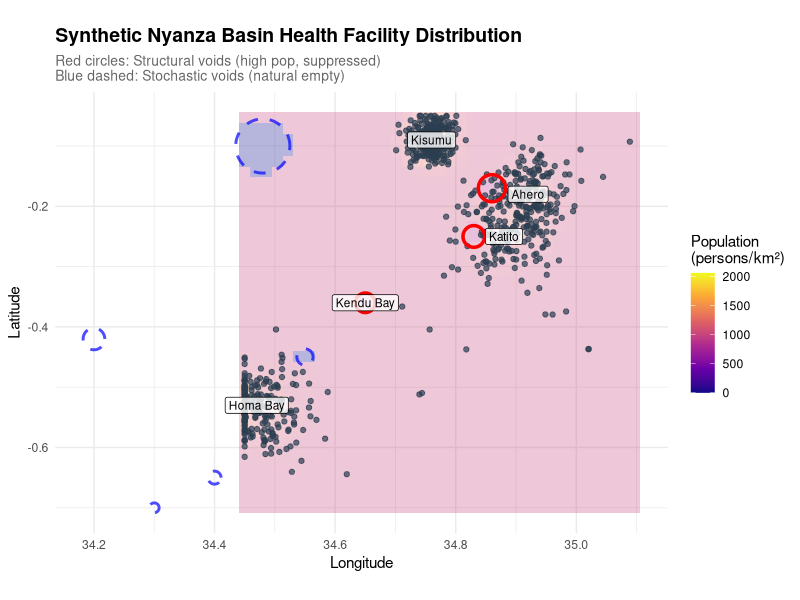
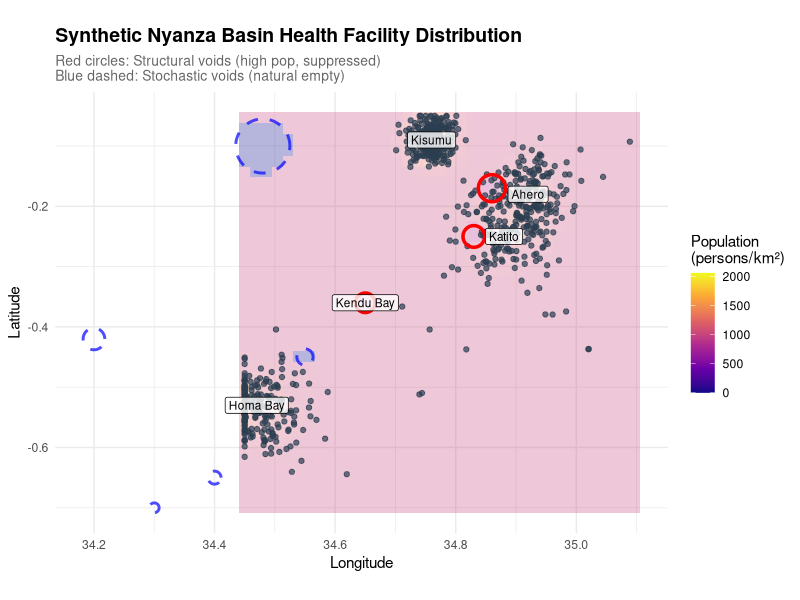

Recreate these plots in R, in order.
# Load necessary libraries
library(tibble)
library(dplyr)
library(sf)
library(ggplot2)

# SET SEED FOR REPRODUCIBILITY
set.seed(20260615)

# 1. SET OUTPUT DIRECTORY
output_dir <- "synthetic_nyanza_data"
dir.create(output_dir, showWarnings = FALSE)
cat(sprintf("Output directory: %s/\n", output_dir))

# 2. SETUP: Define the Region (Kisumu to Homa Bay Corridor)
bbox <- list(
  xmin = 34.45,  # West of Kisumu
  xmax = 35.10,  # East of Homa Bay
  ymin = -0.70,  # South of Homa Bay
  ymax = -0.05   # North of Kisumu
)

# Total study area (approx)
area_width_km <- (bbox$xmax - bbox$xmin) * 111.32
area_height_km <- (bbox$ymax - bbox$ymin) * 111.32
total_area_km2 <- area_width_km * area_height_km

cat(sprintf("Study Area: %.1f km x %.1f km = %.1f km²\n", 
            area_width_km, area_height_km, total_area_km2))

# 3. GENERATE BACKGROUND POPULATION (Inhomogeneous Poisson Process)
n_total <- 800  # Total facility points

background_points <- function(n, bbox) {
  urban_centers <- list(
    kisumu = list(x = 34.76, y = -0.09, weight = 0.4),
    ahero = list(x = 34.92, y = -0.18, weight = 0.2),
    katito = list(x = 34.88, y = -0.25, weight = 0.15),
    homa_bay = list(x = 34.47, y = -0.53, weight = 0.25)
  )
  
  points <- tibble()
  
  for(i in 1:n) {
    center <- sample(urban_centers, 1, prob = sapply(urban_centers, function(c) c$weight))[[1]]
    sd_factor <- ifelse(center$weight > 0.3, 0.02, 0.04)
    
    lon <- rnorm(1, center$x, sd_factor)
    lat <- rnorm(1, center$y, sd_factor)
    
    lon <- pmax(bbox$xmin, pmin(lon, bbox$xmax))
    lat <- pmax(bbox$ymin, pmin(lat, bbox$ymax))
    
    points <- bind_rows(points, tibble(
      id = i,
      long = lon,
      lat = lat,
      type = "facility"
    ))
  }
  
  return(points)
}

df <- background_points(n_total, bbox)

# 4. CARVE STRUCTURAL VOIDS (3 voids, total ~42.7 km²)
structural_voids <- list(
  list(
    name = "Ahero_Corridor",
    center = c(34.86, -0.17),
    radius_km = 2.5,  # Area ~19.6 km²
    density_multiplier = 0.05
  ),
  list(
    name = "Katito_Gap",
    center = c(34.83, -0.25),
    radius_km = 2.0,  # Area ~12.6 km²
    density_multiplier = 0.10
  ),
  list(
    name = "Kendu_Periphery",
    center = c(34.65, -0.36),
    radius_km = 1.8,  # Area ~10.2 km²
    density_multiplier = 0.08
  )
)

structural_area <- sum(sapply(structural_voids, function(v) pi * v$radius_km^2))
cat(sprintf("Structural Voids: 3 voids, total area = %.1f km²\n", structural_area))

apply_void <- function(data, void) {
  center_lon <- void$center[1]
  center_lat <- void$center[2]
  radius_deg <- void$radius_km / 111.32
  
  data %>%
    mutate(
      distance_deg = sqrt((long - center_lon)^2 + (lat - center_lat)^2),
      in_void = distance_deg < radius_deg,
      keep = ifelse(in_void, runif(n()) > void$density_multiplier, TRUE)
    ) %>%
    filter(keep) %>%
    select(-distance_deg, -in_void, -keep)
}

for(void in structural_voids) {
  df <- apply_void(df, void)
}

# 5. CARVE STOCHASTIC VOIDS (5 voids, total ~105.3 km²)
stochastic_voids <- list(
  list(
    name = "Lake_Victoria_West",
    center = c(34.48, -0.10),
    radius_km = 5.0  # Area ~78.5 km²
  ),
  list(
    name = "Rusinga_Forest",
    center = c(34.20, -0.42),
    radius_km = 2.0  # Area ~12.6 km²
  ),
  list(
    name = "Homa_Hills",
    center = c(34.55, -0.45),
    radius_km = 1.5  # Area ~7.1 km²
  ),
  list(
    name = "Lambwe_Valley",
    center = c(34.40, -0.65),
    radius_km = 1.2  # Area ~4.5 km²
  ),
  list(
    name = "Gwasi_Hills",
    center = c(34.30, -0.70),
    radius_km = 0.9  # Area ~2.6 km²
  )
)

stochastic_area <- sum(sapply(stochastic_voids, function(v) pi * v$radius_km^2))
cat(sprintf("Stochastic Voids: 5 voids, total area = %.1f km²\n", stochastic_area))

apply_stochastic_void <- function(data, void) {
  center_lon <- void$center[1]
  center_lat <- void$center[2]
  radius_deg <- void$radius_km / 111.32
  
  data %>%
    filter(!(sqrt((long - center_lon)^2 + (lat - center_lat)^2) < radius_deg))
}

for(void in stochastic_voids) {
  df <- apply_stochastic_void(df, void)
}

# 6. ADD NOISE (real-world imperfections)
add_noise <- function(data, n_noise = 15) {
  noise_points <- tibble(
    id = (max(data$id) + 1):(max(data$id) + n_noise),
    long = runif(n_noise, bbox$xmin, bbox$xmax),
    lat = runif(n_noise, bbox$ymin, bbox$ymax),
    type = "noise"
  )
  
  bind_rows(data, noise_points)
}

df <- add_noise(df)

# 7. CREATE POPULATION DENSITY GRID
create_population_grid <- function(bbox, df, resolution_km = 2) {
  res_deg <- resolution_km / 111.32
  
  # Create grid
  long_seq <- seq(bbox$xmin, bbox$xmax, by = res_deg)
  lat_seq <- seq(bbox$ymin, bbox$ymax, by = res_deg)
  
  grid <- expand.grid(long = long_seq, lat = lat_seq) %>%
    as_tibble()
  
  # Initialize columns
  grid$pop_density <- 1000  # Baseline
  grid$in_structural_void <- FALSE
  grid$in_stochastic_void <- FALSE
  
  # Calculate facility influence
  facility_coords <- as.matrix(df[, c("long", "lat")])
  
  # Vectorized distance calculation
  for(i in 1:nrow(grid)) {
    distances <- sqrt((grid$long[i] - facility_coords[,1])^2 + 
                        (grid$lat[i] - facility_coords[,2])^2)
    influence <- sum(exp(-distances * 100))
    
    # Update based on influence
    grid$pop_density[i] <- grid$pop_density[i] * (1 + influence/50)
  }
  
  # Mark structural voids
  for(void in structural_voids) {
    radius_deg <- void$radius_km / 111.32
    distances <- sqrt((grid$long - void$center[1])^2 + (grid$lat - void$center[2])^2)
    grid$in_structural_void <- grid$in_structural_void | (distances < radius_deg)
  }
  
  # Mark stochastic voids
  for(void in stochastic_voids) {
    radius_deg <- void$radius_km / 111.32
    distances <- sqrt((grid$long - void$center[1])^2 + (grid$lat - void$center[2])^2)
    grid$in_stochastic_void <- grid$in_stochastic_void | (distances < radius_deg)
  }
  
  # Apply void adjustments
  grid <- grid %>%
    mutate(
      pop_density = case_when(
        in_stochastic_void ~ 0,
        in_structural_void ~ pop_density * 0.8,
        TRUE ~ pop_density
      )
    )
  
  return(grid)
}

pop_grid <- create_population_grid(bbox, df)

# 8. VISUALIZATION
p <- ggplot() +
  # Population density background
  geom_tile(data = pop_grid, 
            aes(x = long, y = lat, fill = pop_density),
            alpha = 0.3) +
  scale_fill_viridis_c("Population\n(persons/km²)", option = "plasma") +
  
  # Facility points
  geom_point(data = df, aes(x = long, y = lat), 
             size = 1.5, alpha = 0.7, color = "#2c3e50") +
  
  # Structural voids (red outlines)
  annotate("path", 
           x = structural_voids[[1]]$center[1] + 
             structural_voids[[1]]$radius_km/111.32 * cos(seq(0, 2*pi, length.out = 100)),
           y = structural_voids[[1]]$center[2] + 
             structural_voids[[1]]$radius_km/111.32 * sin(seq(0, 2*pi, length.out = 100)),
           color = "red", size = 1.2, linetype = "solid") +
  annotate("path", 
           x = structural_voids[[2]]$center[1] + 
             structural_voids[[2]]$radius_km/111.32 * cos(seq(0, 2*pi, length.out = 100)),
           y = structural_voids[[2]]$center[2] + 
             structural_voids[[2]]$radius_km/111.32 * sin(seq(0, 2*pi, length.out = 100)),
           color = "red", size = 1.2, linetype = "solid") +
  annotate("path", 
           x = structural_voids[[3]]$center[1] + 
             structural_voids[[3]]$radius_km/111.32 * cos(seq(0, 2*pi, length.out = 100)),
           y = structural_voids[[3]]$center[2] + 
             structural_voids[[3]]$radius_km/111.32 * sin(seq(0, 2*pi, length.out = 100)),
           color = "red", size = 1.2, linetype = "solid") +
  
  # Stochastic voids (blue outlines)
  annotate("path", 
           x = stochastic_voids[[1]]$center[1] + 
             stochastic_voids[[1]]$radius_km/111.32 * cos(seq(0, 2*pi, length.out = 100)),
           y = stochastic_voids[[1]]$center[2] + 
             stochastic_voids[[1]]$radius_km/111.32 * sin(seq(0, 2*pi, length.out = 100)),
           color = "blue", size = 1, linetype = "dashed", alpha = 0.7) +
  annotate("path", 
           x = stochastic_voids[[2]]$center[1] + 
             stochastic_voids[[2]]$radius_km/111.32 * cos(seq(0, 2*pi, length.out = 100)),
           y = stochastic_voids[[2]]$center[2] + 
             stochastic_voids[[2]]$radius_km/111.32 * sin(seq(0, 2*pi, length.out = 100)),
           color = "blue", size = 1, linetype = "dashed", alpha = 0.7) +
  annotate("path", 
           x = stochastic_voids[[3]]$center[1] + 
             stochastic_voids[[3]]$radius_km/111.32 * cos(seq(0, 2*pi, length.out = 100)),
           y = stochastic_voids[[3]]$center[2] + 
             stochastic_voids[[3]]$radius_km/111.32 * sin(seq(0, 2*pi, length.out = 100)),
           color = "blue", size = 1, linetype = "dashed", alpha = 0.7) +
  annotate("path", 
           x = stochastic_voids[[4]]$center[1] + 
             stochastic_voids[[4]]$radius_km/111.32 * cos(seq(0, 2*pi, length.out = 100)),
           y = stochastic_voids[[4]]$center[2] + 
             stochastic_voids[[4]]$radius_km/111.32 * sin(seq(0, 2*pi, length.out = 100)),
           color = "blue", size = 1, linetype = "dashed", alpha = 0.7) +
  annotate("path", 
           x = stochastic_voids[[5]]$center[1] + 
             stochastic_voids[[5]]$radius_km/111.32 * cos(seq(0, 2*pi, length.out = 100)),
           y = stochastic_voids[[5]]$center[2] + 
             stochastic_voids[[5]]$radius_km/111.32 * sin(seq(0, 2*pi, length.out = 100)),
           color = "blue", size = 1, linetype = "dashed", alpha = 0.7) +
  
  # Labels
  geom_label(data = tibble(
    label = c("Kisumu", "Ahero", "Katito", "Kendu Bay", "Homa Bay"),
    long = c(34.76, 34.92, 34.88, 34.65, 34.47),
    lat = c(-0.09, -0.18, -0.25, -0.36, -0.53)
  ), aes(x = long, y = lat, label = label),
  size = 3, alpha = 0.8) +
  
  # Theme
  labs(
    title = "Synthetic Nyanza Basin Health Facility Distribution",
    subtitle = "Red circles: Structural voids (high pop, suppressed)\nBlue dashed: Stochastic voids (natural empty)",
    x = "Longitude",
    y = "Latitude"
  ) +
  theme_minimal() +
  theme(
    plot.title = element_text(face = "bold", size = 14),
    plot.subtitle = element_text(size = 10, color = "gray40"),
    legend.position = "right"
  ) +
  coord_equal()

# Display plot
print(p)

# 9. SAVE ALL FILES TO THE SAME DIRECTORY
cat("\n=== SAVING FILES ===\n")

# Save plot
plot_path <- file.path(output_dir, "synthetic_nyanza_distribution.png")
ggsave(plot_path, 
       plot = p,
       width = 10,
       height = 8,
       dpi = 300,
       bg = "white")
cat(sprintf("✓ Plot saved: %s\n", plot_path))

# Save facility locations
facilities_path <- file.path(output_dir, "synthetic_nyanza_facilities.csv")
write.csv(df %>% select(long, lat), 
          facilities_path, 
          row.names = FALSE)
cat(sprintf("✓ Facilities saved: %s (%d points)\n", facilities_path, nrow(df)))

# Save population grid
popgrid_path <- file.path(output_dir, "synthetic_nyanza_population_grid.csv")
write.csv(pop_grid, 
          popgrid_path, 
          row.names = FALSE)
cat(sprintf("✓ Population grid saved: %s (%d cells)\n", popgrid_path, nrow(pop_grid)))

# Save void metadata
void_metadata <- bind_rows(
  lapply(structural_voids, function(v) {
    tibble(
      type = "structural",
      name = v$name,
      center_long = v$center[1],
      center_lat = v$center[2],
      radius_km = v$radius_km,
      area_km2 = pi * v$radius_km^2,
      suppression_rate = 1 - ifelse(is.null(v$density_multiplier), 0, v$density_multiplier)
    )
  }),
  lapply(stochastic_voids, function(v) {
    tibble(
      type = "stochastic",
      name = v$name,
      center_long = v$center[1],
      center_lat = v$center[2],
      radius_km = v$radius_km,
      area_km2 = pi * v$radius_km^2,
      suppression_rate = 1.0
    )
  })
)

metadata_path <- file.path(output_dir, "synthetic_nyanza_voids_metadata.csv")
write.csv(void_metadata, 
          metadata_path, 
          row.names = FALSE)
cat(sprintf("✓ Void metadata saved: %s (%d voids)\n", metadata_path, nrow(void_metadata)))

# 10. CREATE README FILE FOR THE DATASET
readme_content <- paste(
  "SYNTHETIC NYANZA BASIN DATASET",
  "===============================",
  "",
  "Generated: ", Sys.time(),
  "Seed: 20260615",
  "",
  "DESCRIPTION",
  "-----------",
  "This synthetic dataset simulates health facility distribution in the Nyanza Basin,",
  "Kenya, with artificially created voids for testing topological void detection methods.",
  "",
  "FILES",
  "-----",
  "1. synthetic_nyanza_distribution.png - Visualization map",
  "2. synthetic_nyanza_facilities.csv - Health facility coordinates (long, lat)",
  "3. synthetic_nyanza_population_grid.csv - Population density grid",
  "4. synthetic_nyanza_voids_metadata.csv - Specifications of all voids",
  "",
  "VOID SPECIFICATIONS",
  "-------------------",
  sprintf("Structural Voids: %d (total area: %.1f km²)", length(structural_voids), structural_area),
  "  - Ahero_Corridor: Radius 2.5 km, 95%% suppression",
  "  - Katito_Gap: Radius 2.0 km, 90%% suppression",
  "  - Kendu_Periphery: Radius 1.8 km, 92%% suppression",
  "",
  sprintf("Stochastic Voids: %d (total area: %.1f km²)", length(stochastic_voids), stochastic_area),
  "  - Lake_Victoria_West: Radius 5.0 km",
  "  - Rusinga_Forest: Radius 2.0 km",
  "  - Homa_Hills: Radius 1.5 km",
  "  - Lambwe_Valley: Radius 1.2 km",
  "  - Gwasi_Hills: Radius 0.9 km",
  "",
  "COORDINATE SYSTEM",
  "-----------------",
  "Coordinates are in WGS84 (EPSG:4326)",
  "Longitude range: 34.45°E to 35.10°E",
  "Latitude range: -0.70°S to -0.05°S",
  "",
  "USE IN TDA ENGINE",
  "-----------------",
  "1. Load synthetic_nyanza_facilities.csv as case data",
  "2. Use synthetic_nyanza_population_grid.csv for population denominator",
  "3. The TDA Engine should detect the 3 structural voids as high-risk suppressed zones",
  "4. The 5 stochastic voids should be classified as natural empty areas",
  sep = "\n"
)

readme_path <- file.path(output_dir, "README.txt")
writeLines(readme_content, readme_path)
cat(sprintf("✓ README saved: %s\n", readme_path))

# 11. SUMMARY
cat("\n=== SYNTHETIC DATA GENERATION COMPLETE ===\n")
cat(sprintf("All files saved to: %s/\n", output_dir))
cat(sprintf("Total facilities: %d\n", nrow(df)))
cat(sprintf("Study area: %.1f km²\n", total_area_km2))
cat(sprintf("Structural voids: %d, total area = %.1f km²\n", 
            length(structural_voids), structural_area))
cat(sprintf("Stochastic voids: %d, total area = %.1f km²\n", 
            length(stochastic_voids), stochastic_area))
cat(sprintf("Total void area: %.1f km² (%.1f%% of study area)\n",
            structural_area + stochastic_area,
            (structural_area + stochastic_area) / total_area_km2 * 100))

cat("\n=== FILES CREATED ===\n")
files <- list.files(output_dir, full.names = FALSE)
for(file in files) {
  file_size <- file.size(file.path(output_dir, file))
  cat(sprintf("• %s (%.1f KB)\n", file, file_size/1024))
}
